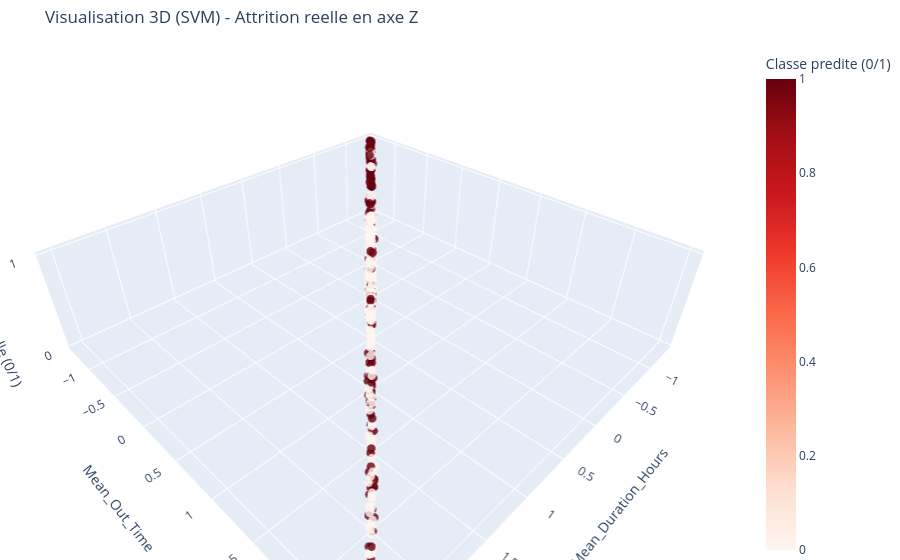

Notebook code cell kept with this figure:
### Code cell
# Brique 19 - Visualisation 3D Plotly avec attrition en axe Z (SVM)

if len(available_xy_features) < 2:
    print('\nVisualisation 3D non generee: moins de 2 variables numeriques disponibles pour X et Y.')
else:
    viz_df_svm = X_valid[available_xy_features].copy()
    viz_df_svm['Attrition_Reelle'] = y_valid.values.astype(int)
    viz_df_svm['Prediction_Classe'] = y_pred_svm.astype(int)
    viz_df_svm['Prediction_Proba'] = y_pred_proba_svm

    hover_text_svm = [
        f"Attrition reelle: {int(a)}<br>Prediction classe: {int(pc)}<br>Probabilite (Classe 1): {p:.3f}"
        for a, pc, p in zip(
            viz_df_svm['Attrition_Reelle'],
            viz_df_svm['Prediction_Classe'],
            viz_df_svm['Prediction_Proba']
        )
    ]

    fig_svm = go.Figure(
        data=[
            go.Scatter3d(
                x=viz_df_svm[available_xy_features[0]],
                y=viz_df_svm[available_xy_features[1]],
                z=viz_df_svm['Attrition_Reelle'],
                mode='markers',
                marker=dict(
                    size=5,
                    color=viz_df_svm['Prediction_Classe'],
                    colorscale='Reds',
                    cmin=0,
                    cmax=1,
                    opacity=0.8,
                    colorbar=dict(title='Classe predite (0/1)')
                ),
                text=hover_text_svm,
                hovertemplate='%{text}<extra></extra>'
            )
        ]
    )

    fig_svm.update_layout(
        title='Visualisation 3D (SVM) - Attrition reelle en axe Z',
        scene=dict(
            xaxis_title=available_xy_features[0],
            yaxis_title=available_xy_features[1],
            zaxis_title='Attrition reelle (0/1)',
            zaxis=dict(tickmode='array', tickvals=[0, 1])
        ),
        margin=dict(l=0, r=0, b=0, t=45)
    )

    fig_svm.show()

### Figure 1 — Plotly figure (JSON) as saved in the notebook; plotly's stock layout.template omitted (floating-point values rounded to 4 significant figures; data arrays with more than 128 entries replaced by an {"elided": "..."} marker saying what was removed)
{"data": [{"hovertemplate": "%{text}<extra></extra>", "marker": {"cmax": 1, "cmin": 0, "color": {"elided": "882 int values"}, "colorbar": {"title": {"text": "Classe predite (0/1)"}}, "colorscale": [[0, "rgb(255,245,240)"], [0.125, "rgb(254,224,210)"], [0.25, "rgb(252,187,161)"], [0.375, "rgb(252,146,114)"], [0.5, "rgb(251,106,74)"], [0.625, "rgb(239,59,44)"], [0.75, "rgb(203,24,29)"], [0.875, "rgb(165,15,21)"], [1, "rgb(103,0,13)"]], "opacity": 0.8, "size": 5}, "mode": "markers", "text": {"elided": "882 str values"}, "type": "scatter3d", "x": {"elided": "882 float values"}, "y": {"elided": "882 float values"}, "z": {"elided": "882 int values"}}], "layout": {"margin": {"b": 0, "l": 0, "r": 0, "t": 45}, "scene": {"xaxis": {"title": {"text": "Mean_Duration_Hours"}}, "yaxis": {"title": {"text": "Mean_Out_Time"}}, "zaxis": {"tickmode": "array", "tickvals": [0, 1], "title": {"text": "Attrition reelle (0/1)"}}}, "title": {"text": "Visualisation 3D (SVM) - Attrition reelle en axe Z"}}}
